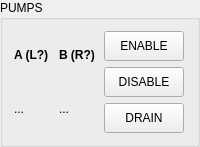
       <widget class="QGroupBox" name="gb_pumps">
        <property name="title">
         <string>PUMPS</string>
        </property>
        <layout class="QGridLayout" name="gridLayout_8">
         <item row="0" column="0">
          <layout class="QGridLayout" name="gl_pump_status">
           <item row="0" column="0">
            <widget class="QLabel" name="static_l_pump_a">
             <property name="font">
              <font>
               <bold>true</bold>
              </font>
             </property>
             <property name="text">
              <string>A (L?)</string>
             </property>
            </widget>
           </item>
           <item row="1" column="0">
            <widget class="QLabel" name="l_pump_a_status">
             <property name="text">
              <string>...</string>
             </property>
            </widget>
           </item>
           <item row="1" column="1">
            <widget class="QLabel" name="l_pump_b_status">
             <property name="text">
              <string>...</string>
             </property>
            </widget>
           </item>
           <item row="0" column="1">
            <widget class="QLabel" name="static_l_pump_b">
             <property name="font">
              <font>
               <bold>true</bold>
              </font>
             </property>
             <property name="text">
              <string>B (R?)</string>
             </property>
            </widget>
           </item>
          </layout>
         </item>
         <item row="0" column="1">
          <layout class="QVBoxLayout" name="vl_pumps_control">
           <item alignment="Qt::AlignHCenter|Qt::AlignVCenter">
            <widget class="QPushButton" name="pb_pumps_enable">
             <property name="sizePolicy">
              <sizepolicy hsizetype="Fixed" vsizetype="Fixed">
               <horstretch>0</horstretch>
               <verstretch>0</verstretch>
              </sizepolicy>
             </property>
             <property name="minimumSize">
              <size>
               <width>80</width>
               <height>30</height>
              </size>
             </property>
             <property name="maximumSize">
              <size>
               <width>80</width>
               <height>30</height>
              </size>
             </property>
             <property name="text">
              <string>ENABLE</string>
             </property>
            </widget>
           </item>
           <item alignment="Qt::AlignHCenter|Qt::AlignVCenter">
            <widget class="QPushButton" name="pb_pumps_disable">
             <property name="sizePolicy">
              <sizepolicy hsizetype="Fixed" vsizetype="Fixed">
               <horstretch>0</horstretch>
               <verstretch>0</verstretch>
              </sizepolicy>
             </property>
             <property name="minimumSize">
              <size>
               <width>80</width>
               <height>30</height>
              </size>
             </property>
             <property name="maximumSize">
              <size>
               <width>80</width>
               <height>30</height>
              </size>
             </property>
             <property name="text">
              <string>DISABLE</string>
             </property>
            </widget>
           </item>
           <item alignment="Qt::AlignHCenter|Qt::AlignVCenter">
            <widget class="QPushButton" name="pb_pumps_drain">
             <property name="sizePolicy">
              <sizepolicy hsizetype="Fixed" vsizetype="Fixed">
               <horstretch>0</horstretch>
               <verstretch>0</verstretch>
              </sizepolicy>
             </property>
             <property name="minimumSize">
              <size>
               <width>80</width>
               <height>30</height>
              </size>
             </property>
             <property name="maximumSize">
              <size>
               <width>80</width>
               <height>30</height>
              </size>
             </property>
             <property name="text">
              <string>DRAIN</string>
             </property>
            </widget>
           </item>
          </layout>
         </item>
        </layout>
       </widget>
